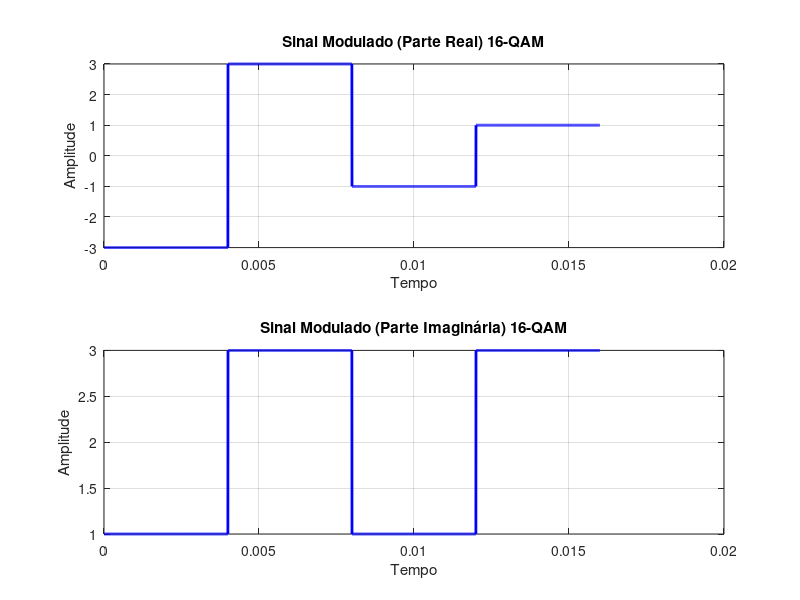
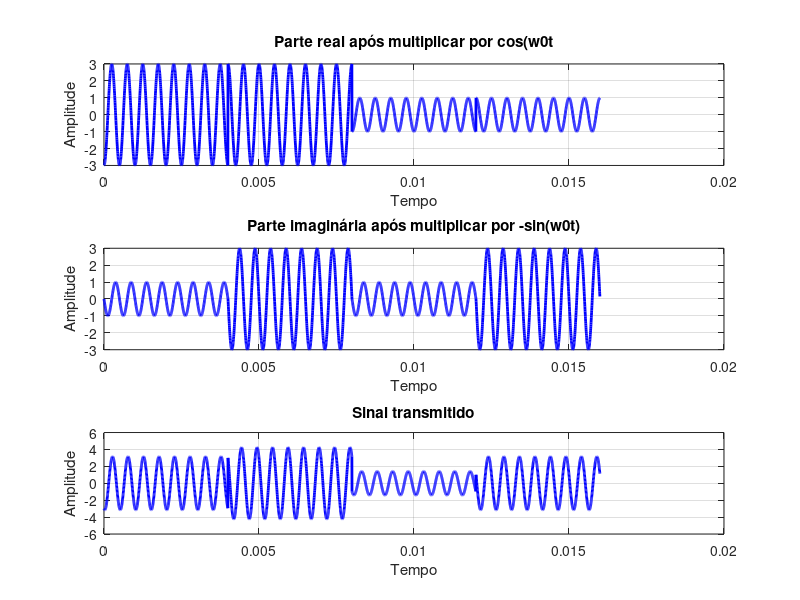
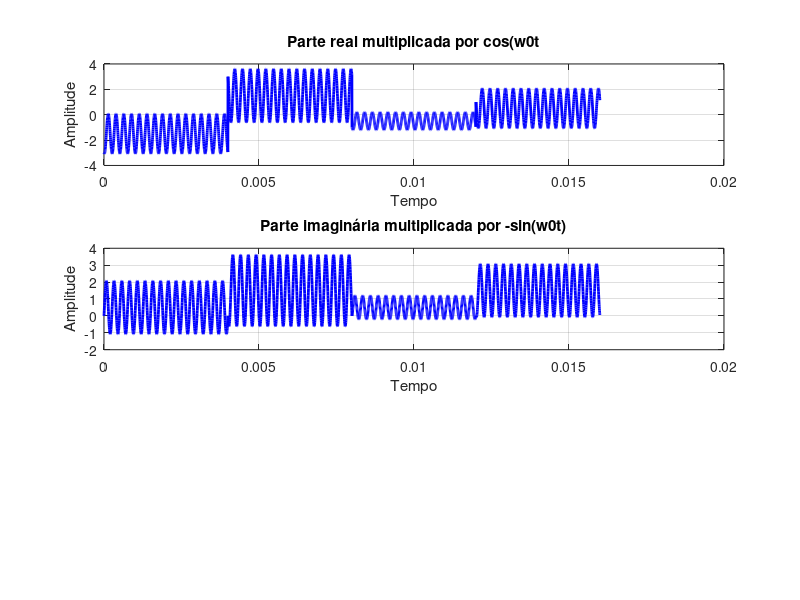
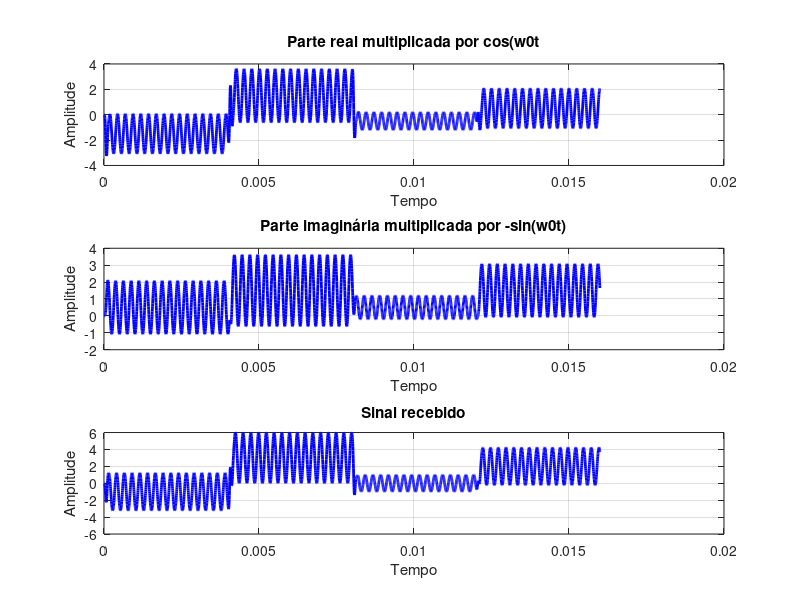

MATLAB code to generate these figures, in order:
clc; clear all; close all;

pkg load communications;

% Definir a string de bits
info = '0001100001011100';

% Frequência da portadora
Fc = 2000;
Fs = 10000; % Taxa de amostragem
T = 1/Fs;   % Período de amostragem

% Número de bits em cada grupo
grupo_bits = 4;

% Calcular o número de grupos
num_grupos = length(info) / grupo_bits;

% Inicializar vetor para armazenar os decimais de 4 em 4 bits
decimais = zeros(1, num_grupos);

% Converter cada grupo de 4 bits para decimal
for i = 1:num_grupos
    % Extrair o grupo de 4 bits
    grupo_binario = info((i-1)*grupo_bits+1 : i*grupo_bits);

    % Converter o grupo de 4 bits para decimal
    decimais(i) = bin2dec(grupo_binario);
end

% Modulação QAM (16-QAM neste exemplo)
M = 16;
info_complexa = qammod(decimais, M);

% Extrair partes real e imaginária
parte_real = real(info_complexa);
parte_imaginaria = imag(info_complexa);

% Parâmetros para o gráfico
Rb = 1000; % Taxa de bits (exemplo)
T_s = log2(M) / Rb; % Tempo de símbolo calculado

T_amostra = T_s / 1000; % Período de amostragem (exemplo: 100 pontos por período de símbolo)
num_periodos = 4; % Número de períodos para plotar

% Tempo do sinal (para 4 períodos)
t = 0:T_amostra:num_periodos*T_s-T_amostra;

% Inicializar vetores para sinal modulado (parte real e parte imaginária)
sinal_modulado_real = zeros(size(t));
sinal_modulado_imaginario = zeros(size(t));

fator_upsample = 1;

% Upsample
sinal_modulado_real_upsampled = interp(sinal_modulado_real, fator_upsample);
sinal_modulado_imaginario_upsampled = interp(sinal_modulado_imaginario, fator_upsample);


% Mapeamento para sinal modulado (parte real e parte imaginária)
for i = 1:length(parte_real)
    indice_inicio = (i - 1) * round(T_s / T_amostra) + 1;
    indice_fim = i * round(T_s / T_amostra);
    sinal_modulado_real(indice_inicio:indice_fim) = parte_real(i);
    sinal_modulado_imaginario(indice_inicio:indice_fim) = parte_imaginaria(i);
end

% Plotar o sinal modulado (parte real e parte imaginária) no tempo
figure;

% Subplot da parte real
subplot(2, 1, 1);
plot(t, sinal_modulado_real, 'b', 'LineWidth', 2);
xlabel('Tempo');
ylabel('Amplitude');
title('Sinal Modulado (Parte Real) 16-QAM');
grid on;

% Subplot da parte imaginária
subplot(2, 1, 2);
plot(t, sinal_modulado_imaginario, 'b', 'LineWidth', 2);
xlabel('Tempo');
ylabel('Amplitude');
title('Sinal Modulado (Parte Imaginária) 16-QAM');
grid on;

% Definir frequência angular da portadora
w0 = 2 * pi * (Fc);

% Multiplicar sinal modulado pela portadora
parte_real_cos = sinal_modulado_real .* cos(w0 * t);
parte_imaginaria_sen = sinal_modulado_imaginario .* (-sin(w0 * t));
sinal_modulado_cos_sin = parte_real_cos + parte_imaginaria_sen;

% Plotar o sinal modulado no tempo
figure(2);
subplot(311)
plot(t, parte_real_cos, 'b', 'LineWidth', 2);
xlabel('Tempo');
ylabel('Amplitude');
title('Parte real após multiplicar por cos(w0t');
grid on;

subplot(312)
plot(t, parte_imaginaria_sen, 'b', 'LineWidth', 2);
xlabel('Tempo');
ylabel('Amplitude');
title('Parte imaginária após multiplicar por -sin(w0t)');
grid on;

subplot(313)
plot(t, sinal_modulado_cos_sin, 'b', 'LineWidth', 2);
xlabel('Tempo');
ylabel('Amplitude');
title('Sinal transmitido');
grid on;

% ----------- Demodulação -----------

% Separar em parte real e imaginária
s_I = sinal_modulado_cos_sin .* cos(w0 * t);
s_Q = sinal_modulado_cos_sin .* (-sin(w0 * t));

figure(3);
subplot(311)
plot(t, s_I, 'b', 'LineWidth', 2);
xlabel('Tempo');
ylabel('Amplitude');
title('Parte real multiplicada por cos(w0t');
grid on;

subplot(312)
plot(t, s_Q, 'b', 'LineWidth', 2);
xlabel('Tempo');
ylabel('Amplitude');
title('Parte imaginária multiplicada por -sin(w0t)');
grid on;


% Filtros passa-baixa
order = 6;
cutoff = 0.1 * (Fs / 2);
[b, a] = butter(order, cutoff / (Fs / 2), 'low');
r_I = filter(b, a, s_I);
r_Q = filter(b, a, s_Q);

figure(4);
subplot(311)
plot(t, r_I, 'b', 'LineWidth', 2);
xlabel('Tempo');
ylabel('Amplitude');
title('Parte real multiplicada por cos(w0t');
grid on;

subplot(312)
plot(t, r_Q, 'b', 'LineWidth', 2);
xlabel('Tempo');
ylabel('Amplitude');
title('Parte imaginária multiplicada por -sin(w0t)');
grid on;

y_t = r_I + r_Q;
subplot(313)
plot(t, y_t, 'b', 'LineWidth', 2);
xlabel('Tempo');
ylabel('Amplitude');
ylim([-6 6])
title('Sinal recebido');
grid on;

% Downsampling
downsample_factor = round(T_s / T_amostra);
I_downsampled = downsample(r_I, downsample_factor);
Q_downsampled = downsample(r_Q, downsample_factor);

% Decodificação dos dados
% Combine I e Q para formar os símbolos complexos
info_complexa_demod = I_downsampled + 1i * Q_downsampled;

% Demodulação QAM
decimais_demodulados = qamdemod(info_complexa_demod, M);

% Converter de volta para bits
info_demodulado = dec2bin(decimais_demodulados, grupo_bits);

% Concatenar os bits
info_recuperado = reshape(info_demodulado', 1, []);
info_recuperado = info_recuperado(1:length(info));  % Ajustar o comprimento para o original

% Exibir resultados
disp(['Informações originais: ', info]);
disp(['Informações recebidas: ', info_recuperado]);
